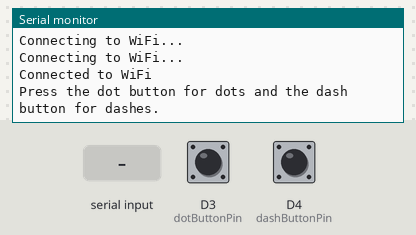
Simulated run of this sketch. Board: ESP8266 (NodeMCU). Parts: the last lines printed to the serial monitor. The test bench sets the inputs (shaded band); at power-on: D3 (dotButtonPin) HIGH, D4 (dashButtonPin) HIGH. WiFi joins after 1.5 s; servers stay silent unless stated.

Above: at 3.2 s.
3.3 s: D3 (dotButtonPin) pulled LOW for 0.15 s
At 6.0 s:
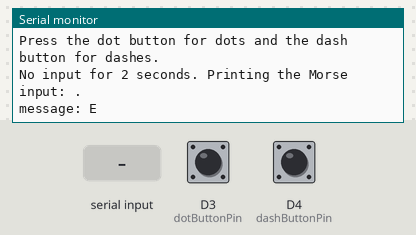
6.4 s: D4 (dashButtonPin) pulled LOW for 0.15 s
At 9.2 s:
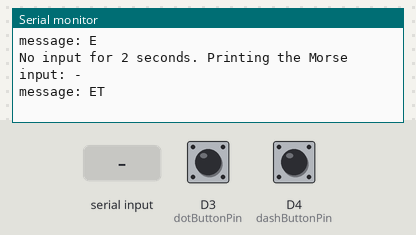
9.5 s: "." received over Serial
At 11.2 s:
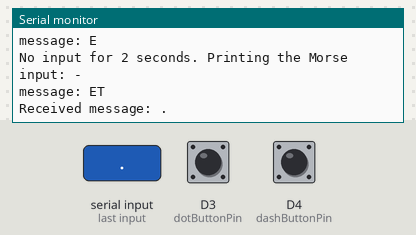
12.0 s: D3 (dotButtonPin) pulled LOW for 1 s
At 15.0 s:
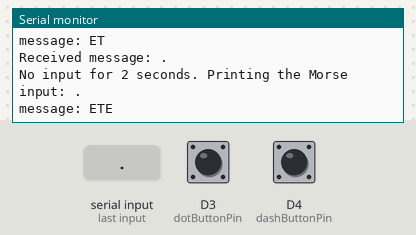
15.5 s: D4 (dashButtonPin) pulled LOW for 1 s
At 18.7 s:
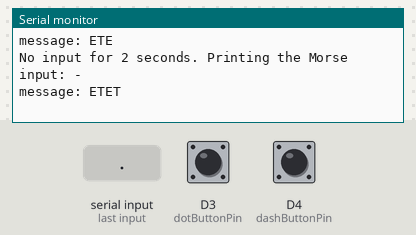
19.0 s: D3 (dotButtonPin) pulled LOW for 0.15 s
At 21.5 s:
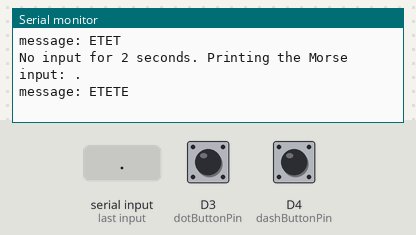

The sketch:

Morse_Code.ino
```cpp
#include <ESP8266WiFi.h>

const char* ssid = "";
const char* password = "";

const int dotButtonPin = D3; // Connect the dot button to this pin
const int dashButtonPin = D4; // Connect the dash button to this pin
String morseInput = "";
unsigned long lastInputTime = 0;
String translatedMessage = ""; // To store the translated message

// Define a Morse code to alphabet lookup table
const char* morseAlphabet[] = {
  ".-",   // A
  "-...", // B
  "-.-.", // C
  "-..",  // D
  ".",    // E
  "..-.", // F
  "--.",  // G
  "....", // H
  "..",   // I
  ".---", // J
  "-.-",  // K
  ".-..", // L
  "--",   // M
  "-.",   // N
  "---",  // O
  ".--.", // P
  "--.-", // Q
  ".-.",  // R
  "...",  // S
  "-",    // T
  "..-",  // U
  "...-", // V
  ".--",  // W
  "-..-", // X
  "-.--", // Y
  "--..", // Z
};

void setup(void)
{
  Serial.begin(9600);
  pinMode(dotButtonPin, INPUT_PULLUP);
  pinMode(dashButtonPin, INPUT_PULLUP);
  WiFi.begin(ssid, password);

  while (WiFi.status() != WL_CONNECTED) {
    delay(1000);
    Serial.println("Connecting to WiFi...");
  }
  Serial.println("Connected to WiFi");
  Serial.println("Press the dot button for dots and the dash button for dashes.");
}

void loop(void)
{
  // Check if the dot button is pressed
  if (digitalRead(dotButtonPin) == LOW) {
    morseInput += ".";
    lastInputTime = millis();
    // Serial.println(".");
    delay(100); // Adjust this delay as needed
    while (digitalRead(dotButtonPin) == LOW) {
      delay(10); // Wait for the button to be released
    }
  }

  // Check if the dash button is pressed
  if (digitalRead(dashButtonPin) == LOW) {
    morseInput += "-";
    lastInputTime = millis();
    // Serial.println("-");
    delay(100); // Adjust this delay as needed
    while (digitalRead(dashButtonPin) == LOW) {
      delay(10); // Wait for the button to be released
    }
  }

  // Check if 7 dots were entered to insert a space
  if (morseInput.length() >= 7 && morseInput.endsWith(".......")) {
    morseInput = morseInput.substring(0, morseInput.length() - 7) + " "; // Insert a space
  }

  if (millis() - lastInputTime >= 2000 && morseInput.length() > 0) {
    translateMorseToAlphabet(); // Translate the Morse input
    Serial.println("No input for 2 seconds. Printing the Morse input: " + morseInput);
    Serial.println("message: " + translatedMessage);
    morseInput = ""; // Clear the input after printing
  }

  if (Serial.available() > 0) {
    String message = Serial.readString();
    message.trim();
    Serial.print("Received message: ");
    Serial.println(message);
    // No need to convert to Morse here, as requested
  }
}

void translateMorseToAlphabet() {
  String currentCharacter = "";

  for (int i = 0; i < morseInput.length(); i++) {
    char morseChar = morseInput[i];
    if (morseChar == '.' || morseChar == '-') {
      currentCharacter += morseChar;
    } else if (morseChar == ' ') {
      if (currentCharacter.length() > 0) {
        for (int j = 0; j < 26; j++) {
          if (currentCharacter == morseAlphabet[j]) {
            translatedMessage += char('A' + j);
            break;
          }
        }
      }
      currentCharacter = "";
      translatedMessage += ' '; // Add a space
    }
  }

  // Check for the last Morse code character
  if (currentCharacter.length() > 0) {
    for (int j = 0; j < 26; j++) {
      if (currentCharacter == morseAlphabet[j]) {
        translatedMessage += char('A' + j);
        break;
      }
    }
  }
}
```

Measured:
- after the input at 3.3 s, the serial monitor: prints a new line after 2.0 s (image 1)
- after the input at 6.4 s, the serial monitor: prints a new line after 2.0 s (image 2)
- after the input at 9.5 s, the serial monitor: prints a new line after 1.0 s (image 3)
- after the input at 12.0 s, the serial monitor: prints a new line after 2.0 s (image 4)
- after the input at 15.5 s, the serial monitor: prints a new line after 2.0 s (image 5)
- after the input at 19.0 s, the serial monitor: prints a new line after 2.0 s (image 6)
